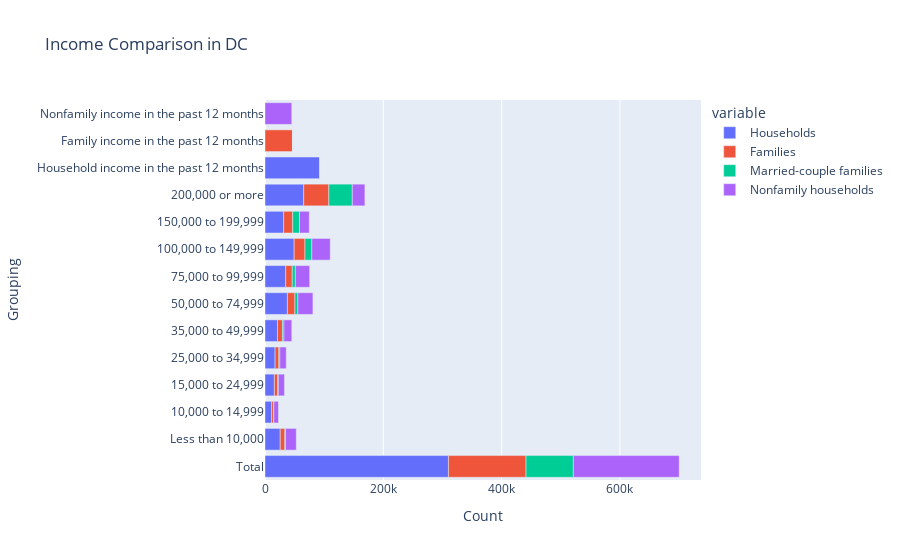
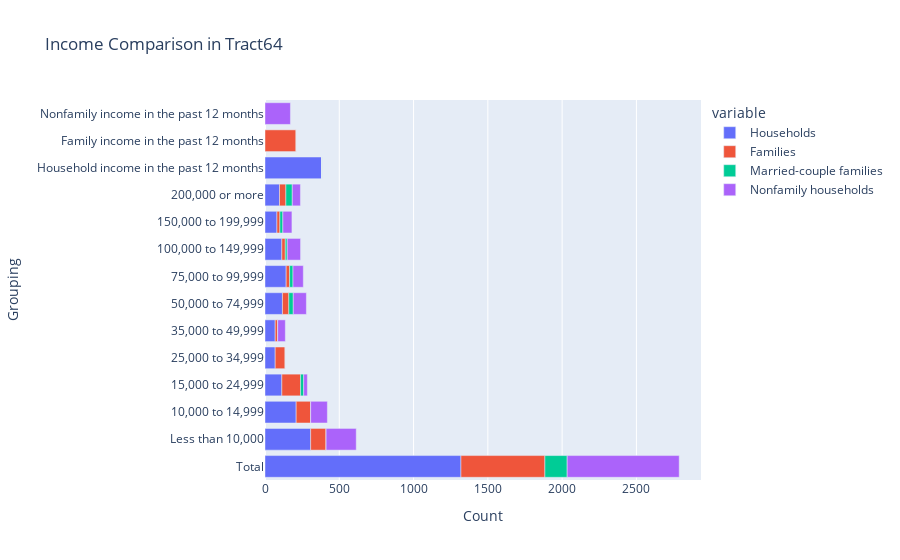
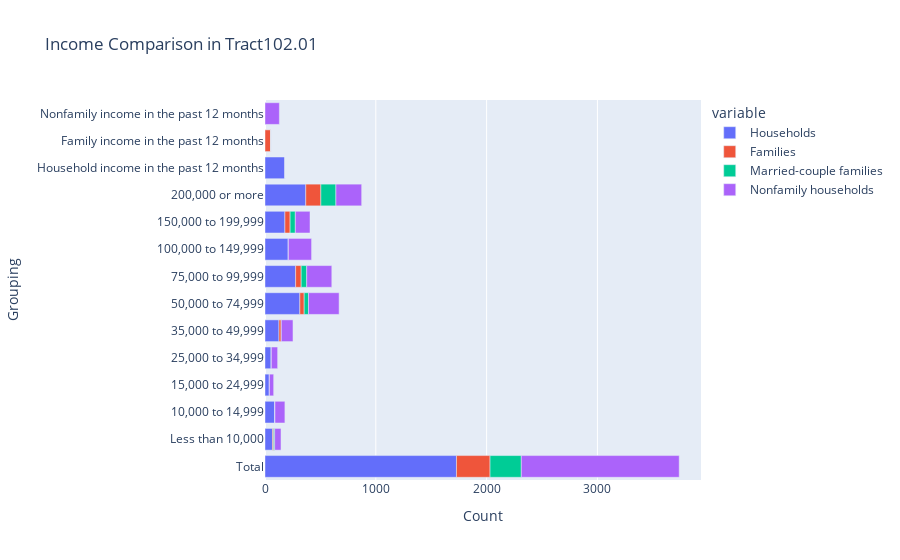
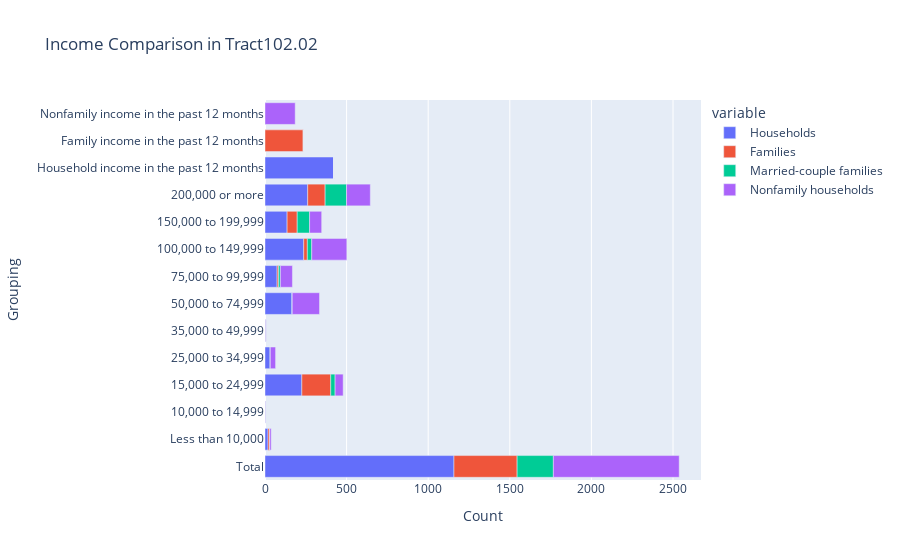

The notebook cell saved with these charts, in order:
### Markdown cell above
<h1 style="text-align: center;font-size: 70px;
  font-weight: 600;
  background-image: linear-gradient(to left, #553c9a, #b393d3);
  color: transparent;
  background-clip: text;
  -webkit-background-clip: text;">Income Trends</h1>
  



## The Below graphs represents the Income data for various parmeters like Households, Families, Married-couple families and Non-family houses

## As we can see from the plots

### Code cell
import pandas as pd
import numpy as np
import plotly.express as px

def renderIncomeData(excelName, sheetName, tractName):
    df = pd.read_excel(excelName, sheet_name=sheetName)
    df = df.dropna()

    df['Label'] = df['Label'].str.strip().replace('\$', '', regex=True)

    fig = px.bar(df, x=["Households", "Families", "Married-couple families", "Nonfamily households"], y="Label", orientation="h",
                 title='Income Comparison in ' + tractName)
    fig.update_layout(xaxis_title='Count', yaxis_title='Grouping')
    
    fig.show()

excelName = "./dataset/IncomePastYear copy.xlsx"
sheetNames = [
    "DC",
    "Tract64", 
    "Tract102.01",
    "Tract102.02",
    "Tract105",
    "Tract110.01",
    "Tract110.02"
]

for sheetName in sheetNames:
    renderIncomeData(excelName, sheetName, sheetName)

### Figure 1 — Plotly figure (JSON) as saved in the notebook; plotly's stock layout.template omitted (floating-point values rounded to 4 significant figures)
{"data": [{"alignmentgroup": "True", "hovertemplate": "variable=Households<br>value=%{x}<br>Label=%{y}<extra></extra>", "legendgroup": "Households", "marker": {"color": "#636efa", "pattern": {"shape": ""}}, "name": "Households", "offsetgroup": "Households", "orientation": "h", "showlegend": true, "textposition": "auto", "type": "bar", "x": [310104, 25740.0, 11160.0, 15820.0, 17060.0, 21090.0, 37830.0, 35040.0, 49310.0, 31630.0, 65430.0, 93030.0, 0, 0], "xaxis": "x", "y": ["Total", "Less than 10,000", "10,000 to 14,999", "15,000 to 24,999", "25,000 to 34,999", "35,000 to 49,999", "50,000 to 74,999", "75,000 to 99,999", "100,000 to 149,999", "150,000 to 199,999", "200,000 or more", "Household income in the past 12 months", "Family income in the past 12 months", "Nonfamily income in the past 12 months"], "yaxis": "y"}, {"alignmentgroup": "True", "hovertemplate": "variable=Families<br>value=%{x}<br>Label=%{y}<extra></extra>", "legendgroup": "Families", "marker": {"color": "#EF553B", "pattern": {"shape": ""}}, "name": "Families", "offsetgroup": "Families", "orientation": "h", "showlegend": true, "textposition": "auto", "type": "bar", "x": [131196, 7872.0, 3280.0, 5641.0, 6429.0, 8397.0, 12730.0, 11020.0, 18240.0, 15220.0, 42510.0, 0, 46570.0, 0], "xaxis": "x", "y": ["Total", "Less than 10,000", "10,000 to 14,999", "15,000 to 24,999", "25,000 to 34,999", "35,000 to 49,999", "50,000 to 74,999", "75,000 to 99,999", "100,000 to 149,999", "150,000 to 199,999", "200,000 or more", "Household income in the past 12 months", "Family income in the past 12 months", "Nonfamily income in the past 12 months"], "yaxis": "y"}, {"alignmentgroup": "True", "hovertemplate": "variable=Married-couple families<br>value=%{x}<br>Label=%{y}<extra></extra>", "legendgroup": "Married-couple families", "marker": {"color": "#00cc96", "pattern": {"shape": ""}}, "name": "Married-couple families", "offsetgroup": "Married-couple families", "orientation": "h", "showlegend": true, "textposition": "auto", "type": "bar", "x": [79950, 1039.0, 479.7, 1119.0, 1679.0, 2558.0, 5037.0, 5277.0, 11590.0, 11510.0, 39660.0, 0, 0, 0], "xaxis": "x", "y": ["Total", "Less than 10,000", "10,000 to 14,999", "15,000 to 24,999", "25,000 to 34,999", "35,000 to 49,999", "50,000 to 74,999", "75,000 to 99,999", "100,000 to 149,999", "150,000 to 199,999", "200,000 or more", "Household income in the past 12 months", "Family income in the past 12 months", "Nonfamily income in the past 12 months"], "yaxis": "y"}, {"alignmentgroup": "True", "hovertemplate": "variable=Nonfamily households<br>value=%{x}<br>Label=%{y}<extra></extra>", "legendgroup": "Nonfamily households", "marker": {"color": "#ab63fa", "pattern": {"shape": ""}}, "name": "Nonfamily households", "offsetgroup": "Nonfamily households", "orientation": "h", "showlegend": true, "textposition": "auto", "type": "bar", "x": [178908, 18250.0, 7872.0, 10380.0, 10730.0, 13240.0, 25400.0, 24150.0, 31130.0, 16460.0, 21290.0, 0, 0, 45260.0], "xaxis": "x", "y": ["Total", "Less than 10,000", "10,000 to 14,999", "15,000 to 24,999", "25,000 to 34,999", "35,000 to 49,999", "50,000 to 74,999", "75,000 to 99,999", "100,000 to 149,999", "150,000 to 199,999", "200,000 or more", "Household income in the past 12 months", "Family income in the past 12 months", "Nonfamily income in the past 12 months"], "yaxis": "y"}], "layout": {"barmode": "relative", "legend": {"title": {"text": "variable"}, "tracegroupgap": 0}, "title": {"text": "Income Comparison in DC"}, "xaxis": {"anchor": "y", "domain": [0, 1], "title": {"text": "Count"}}, "yaxis": {"anchor": "x", "domain": [0, 1], "title": {"text": "Grouping"}}}}

### Figure 2 — Plotly figure (JSON) as saved in the notebook; plotly's stock layout.template omitted (floating-point values rounded to 4 significant figures)
{"data": [{"alignmentgroup": "True", "hovertemplate": "variable=Households<br>value=%{x}<br>Label=%{y}<extra></extra>", "legendgroup": "Households", "marker": {"color": "#636efa", "pattern": {"shape": ""}}, "name": "Households", "offsetgroup": "Households", "orientation": "h", "showlegend": true, "textposition": "auto", "type": "bar", "x": [1319, 307.3, 209.7, 113.4, 68.59, 68.59, 117.4, 142.5, 113.4, 80.46, 97.61, 381.2, 0, 0], "xaxis": "x", "y": ["Total", "Less than 10,000", "10,000 to 14,999", "15,000 to 24,999", "25,000 to 34,999", "35,000 to 49,999", "50,000 to 74,999", "75,000 to 99,999", "100,000 to 149,999", "150,000 to 199,999", "200,000 or more", "Household income in the past 12 months", "Family income in the past 12 months", "Nonfamily income in the past 12 months"], "yaxis": "y"}, {"alignmentgroup": "True", "hovertemplate": "variable=Families<br>value=%{x}<br>Label=%{y}<extra></extra>", "legendgroup": "Families", "marker": {"color": "#EF553B", "pattern": {"shape": ""}}, "name": "Families", "offsetgroup": "Families", "orientation": "h", "showlegend": true, "textposition": "auto", "type": "bar", "x": [565, 104.0, 97.74, 126.0, 67.8, 16.95, 42.94, 23.17, 23.17, 19.78, 42.94, 0, 210.2, 0], "xaxis": "x", "y": ["Total", "Less than 10,000", "10,000 to 14,999", "15,000 to 24,999", "25,000 to 34,999", "35,000 to 49,999", "50,000 to 74,999", "75,000 to 99,999", "100,000 to 149,999", "150,000 to 199,999", "200,000 or more", "Household income in the past 12 months", "Family income in the past 12 months", "Nonfamily income in the past 12 months"], "yaxis": "y"}, {"alignmentgroup": "True", "hovertemplate": "variable=Married-couple families<br>value=%{x}<br>Label=%{y}<extra></extra>", "legendgroup": "Married-couple families", "marker": {"color": "#00cc96", "pattern": {"shape": ""}}, "name": "Married-couple families", "offsetgroup": "Married-couple families", "orientation": "h", "showlegend": true, "textposition": "auto", "type": "bar", "x": [150, 0, 0, 21.0, 0, 0, 30, 22.95, 13.05, 19.95, 43.05, 0, 0, 0], "xaxis": "x", "y": ["Total", "Less than 10,000", "10,000 to 14,999", "15,000 to 24,999", "25,000 to 34,999", "35,000 to 49,999", "50,000 to 74,999", "75,000 to 99,999", "100,000 to 149,999", "150,000 to 199,999", "200,000 or more", "Household income in the past 12 months", "Family income in the past 12 months", "Nonfamily income in the past 12 months"], "yaxis": "y"}, {"alignmentgroup": "True", "hovertemplate": "variable=Nonfamily households<br>value=%{x}<br>Label=%{y}<extra></extra>", "legendgroup": "Nonfamily households", "marker": {"color": "#ab63fa", "pattern": {"shape": ""}}, "name": "Nonfamily households", "offsetgroup": "Nonfamily households", "orientation": "h", "showlegend": true, "textposition": "auto", "type": "bar", "x": [754, 202.8, 112.3, 24.88, 0, 51.27, 88.22, 69.37, 89.73, 61.07, 55.04, 0, 0, 171.2], "xaxis": "x", "y": ["Total", "Less than 10,000", "10,000 to 14,999", "15,000 to 24,999", "25,000 to 34,999", "35,000 to 49,999", "50,000 to 74,999", "75,000 to 99,999", "100,000 to 149,999", "150,000 to 199,999", "200,000 or more", "Household income in the past 12 months", "Family income in the past 12 months", "Nonfamily income in the past 12 months"], "yaxis": "y"}], "layout": {"barmode": "relative", "legend": {"title": {"text": "variable"}, "tracegroupgap": 0}, "title": {"text": "Income Comparison in Tract64"}, "xaxis": {"anchor": "y", "domain": [0, 1], "title": {"text": "Count"}}, "yaxis": {"anchor": "x", "domain": [0, 1], "title": {"text": "Grouping"}}}}

### Figure 3 — Plotly figure (JSON) as saved in the notebook; plotly's stock layout.template omitted (floating-point values rounded to 4 significant figures)
{"data": [{"alignmentgroup": "True", "hovertemplate": "variable=Households<br>value=%{x}<br>Label=%{y}<extra></extra>", "legendgroup": "Households", "marker": {"color": "#636efa", "pattern": {"shape": ""}}, "name": "Households", "offsetgroup": "Households", "orientation": "h", "showlegend": true, "textposition": "auto", "type": "bar", "x": [1728, 67.39, 89.86, 39.74, 57.02, 126.1, 314.5, 276.5, 210.8, 179.7, 368.1, 181.4, 0, 0], "xaxis": "x", "y": ["Total", "Less than 10,000", "10,000 to 14,999", "15,000 to 24,999", "25,000 to 34,999", "35,000 to 49,999", "50,000 to 74,999", "75,000 to 99,999", "100,000 to 149,999", "150,000 to 199,999", "200,000 or more", "Household income in the past 12 months", "Family income in the past 12 months", "Nonfamily income in the past 12 months"], "yaxis": "y"}, {"alignmentgroup": "True", "hovertemplate": "variable=Families<br>value=%{x}<br>Label=%{y}<extra></extra>", "legendgroup": "Families", "marker": {"color": "#EF553B", "pattern": {"shape": ""}}, "name": "Families", "offsetgroup": "Families", "orientation": "h", "showlegend": true, "textposition": "auto", "type": "bar", "x": [303, 9.999, 0, 0, 0, 20.91, 39.09, 50.0, 0, 46.96, 136.0, 0, 52.12, 0], "xaxis": "x", "y": ["Total", "Less than 10,000", "10,000 to 14,999", "15,000 to 24,999", "25,000 to 34,999", "35,000 to 49,999", "50,000 to 74,999", "75,000 to 99,999", "100,000 to 149,999", "150,000 to 199,999", "200,000 or more", "Household income in the past 12 months", "Family income in the past 12 months", "Nonfamily income in the past 12 months"], "yaxis": "y"}, {"alignmentgroup": "True", "hovertemplate": "variable=Married-couple families<br>value=%{x}<br>Label=%{y}<extra></extra>", "legendgroup": "Married-couple families", "marker": {"color": "#00cc96", "pattern": {"shape": ""}}, "name": "Married-couple families", "offsetgroup": "Married-couple families", "orientation": "h", "showlegend": true, "textposition": "auto", "type": "bar", "x": [282, 9.87, 0, 0, 0, 0, 38.92, 49.91, 0, 47.09, 135.9, 0, 0, 0], "xaxis": "x", "y": ["Total", "Less than 10,000", "10,000 to 14,999", "15,000 to 24,999", "25,000 to 34,999", "35,000 to 49,999", "50,000 to 74,999", "75,000 to 99,999", "100,000 to 149,999", "150,000 to 199,999", "200,000 or more", "Household income in the past 12 months", "Family income in the past 12 months", "Nonfamily income in the past 12 months"], "yaxis": "y"}, {"alignmentgroup": "True", "hovertemplate": "variable=Nonfamily households<br>value=%{x}<br>Label=%{y}<extra></extra>", "legendgroup": "Nonfamily households", "marker": {"color": "#ab63fa", "pattern": {"shape": ""}}, "name": "Nonfamily households", "offsetgroup": "Nonfamily households", "orientation": "h", "showlegend": true, "textposition": "auto", "type": "bar", "x": [1425, 57, 89.78, 38.48, 57, 105.4, 276.4, 226.6, 209.5, 132.5, 232.3, 0, 0, 129.7], "xaxis": "x", "y": ["Total", "Less than 10,000", "10,000 to 14,999", "15,000 to 24,999", "25,000 to 34,999", "35,000 to 49,999", "50,000 to 74,999", "75,000 to 99,999", "100,000 to 149,999", "150,000 to 199,999", "200,000 or more", "Household income in the past 12 months", "Family income in the past 12 months", "Nonfamily income in the past 12 months"], "yaxis": "y"}], "layout": {"barmode": "relative", "legend": {"title": {"text": "variable"}, "tracegroupgap": 0}, "title": {"text": "Income Comparison in Tract102.01"}, "xaxis": {"anchor": "y", "domain": [0, 1], "title": {"text": "Count"}}, "yaxis": {"anchor": "x", "domain": [0, 1], "title": {"text": "Grouping"}}}}

### Figure 4 — Plotly figure (JSON) as saved in the notebook; plotly's stock layout.template omitted (floating-point values rounded to 4 significant figures)
{"data": [{"alignmentgroup": "True", "hovertemplate": "variable=Households<br>value=%{x}<br>Label=%{y}<extra></extra>", "legendgroup": "Households", "marker": {"color": "#636efa", "pattern": {"shape": ""}}, "name": "Households", "offsetgroup": "Households", "orientation": "h", "showlegend": true, "textposition": "auto", "type": "bar", "x": [1158, 18.53, 2.316, 225.8, 32.42, 3.474, 166.8, 74.11, 237.4, 135.5, 261.7, 420.4, 0, 0], "xaxis": "x", "y": ["Total", "Less than 10,000", "10,000 to 14,999", "15,000 to 24,999", "25,000 to 34,999", "35,000 to 49,999", "50,000 to 74,999", "75,000 to 99,999", "100,000 to 149,999", "150,000 to 199,999", "200,000 or more", "Household income in the past 12 months", "Family income in the past 12 months", "Nonfamily income in the past 12 months"], "yaxis": "y"}, {"alignmentgroup": "True", "hovertemplate": "variable=Families<br>value=%{x}<br>Label=%{y}<extra></extra>", "legendgroup": "Families", "marker": {"color": "#EF553B", "pattern": {"shape": ""}}, "name": "Families", "offsetgroup": "Families", "orientation": "h", "showlegend": true, "textposition": "auto", "type": "bar", "x": [387, 10.06, 0, 176.9, 0, 0, 0, 8.901, 22.06, 61.92, 106.8, 0, 234.9, 0], "xaxis": "x", "y": ["Total", "Less than 10,000", "10,000 to 14,999", "15,000 to 24,999", "25,000 to 34,999", "35,000 to 49,999", "50,000 to 74,999", "75,000 to 99,999", "100,000 to 149,999", "150,000 to 199,999", "200,000 or more", "Household income in the past 12 months", "Family income in the past 12 months", "Nonfamily income in the past 12 months"], "yaxis": "y"}, {"alignmentgroup": "True", "hovertemplate": "variable=Married-couple families<br>value=%{x}<br>Label=%{y}<extra></extra>", "legendgroup": "Married-couple families", "marker": {"color": "#00cc96", "pattern": {"shape": ""}}, "name": "Married-couple families", "offsetgroup": "Married-couple families", "orientation": "h", "showlegend": true, "textposition": "auto", "type": "bar", "x": [222, 0, 0, 26.93, 0, 0, 0, 11.15, 26.93, 75.89, 131.1, 0, 0, 0], "xaxis": "x", "y": ["Total", "Less than 10,000", "10,000 to 14,999", "15,000 to 24,999", "25,000 to 34,999", "35,000 to 49,999", "50,000 to 74,999", "75,000 to 99,999", "100,000 to 149,999", "150,000 to 199,999", "200,000 or more", "Household income in the past 12 months", "Family income in the past 12 months", "Nonfamily income in the past 12 months"], "yaxis": "y"}, {"alignmentgroup": "True", "hovertemplate": "variable=Nonfamily households<br>value=%{x}<br>Label=%{y}<extra></extra>", "legendgroup": "Nonfamily households", "marker": {"color": "#ab63fa", "pattern": {"shape": ""}}, "name": "Nonfamily households", "offsetgroup": "Nonfamily households", "orientation": "h", "showlegend": true, "textposition": "auto", "type": "bar", "x": [771, 9.252, 2.313, 49.34, 32.38, 3.084, 167.3, 74.02, 215.1, 74.02, 145.7, 0, 0, 185.0], "xaxis": "x", "y": ["Total", "Less than 10,000", "10,000 to 14,999", "15,000 to 24,999", "25,000 to 34,999", "35,000 to 49,999", "50,000 to 74,999", "75,000 to 99,999", "100,000 to 149,999", "150,000 to 199,999", "200,000 or more", "Household income in the past 12 months", "Family income in the past 12 months", "Nonfamily income in the past 12 months"], "yaxis": "y"}], "layout": {"barmode": "relative", "legend": {"title": {"text": "variable"}, "tracegroupgap": 0}, "title": {"text": "Income Comparison in Tract102.02"}, "xaxis": {"anchor": "y", "domain": [0, 1], "title": {"text": "Count"}}, "yaxis": {"anchor": "x", "domain": [0, 1], "title": {"text": "Grouping"}}}}
